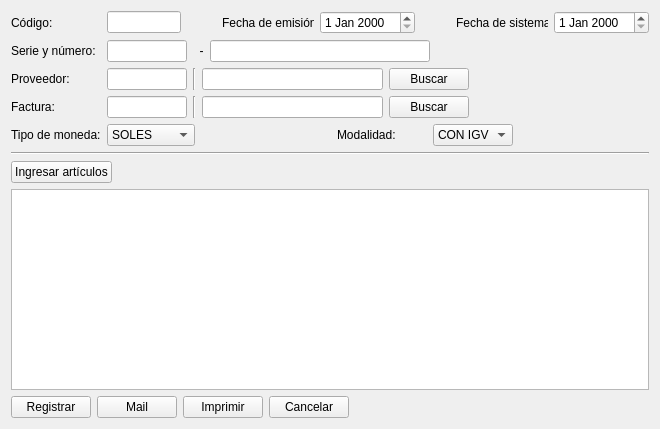
<?xml version="1.0" encoding="UTF-8"?>
<ui version="4.0">
 <class>ui_new_compra_guia_rr</class>
 <widget class="QWidget" name="ui_new_compra_guia_rr">
  <property name="geometry">
   <rect>
    <x>0</x>
    <y>0</y>
    <width>660</width>
    <height>429</height>
   </rect>
  </property>
  <property name="windowTitle">
   <string>Form</string>
  </property>
  <layout class="QGridLayout" name="gridLayout">
   <item row="0" column="0">
    <layout class="QVBoxLayout" name="verticalLayout">
     <item>
      <layout class="QHBoxLayout" name="horizontalLayout">
       <item>
        <widget class="QLabel" name="label_codigo">
         <property name="minimumSize">
          <size>
           <width>90</width>
           <height>0</height>
          </size>
         </property>
         <property name="text">
          <string>Código:</string>
         </property>
        </widget>
       </item>
       <item>
        <widget class="QLineEdit" name="lineEdit_codigo">
         <property name="maximumSize">
          <size>
           <width>80</width>
           <height>16777215</height>
          </size>
         </property>
         <property name="readOnly">
          <bool>true</bool>
         </property>
        </widget>
       </item>
       <item>
        <spacer name="horizontalSpacer_2">
         <property name="orientation">
          <enum>Qt::Horizontal</enum>
         </property>
         <property name="sizeHint" stdset="0">
          <size>
           <width>40</width>
           <height>20</height>
          </size>
         </property>
        </spacer>
       </item>
       <item>
        <widget class="QLabel" name="label_fecha_emision">
         <property name="minimumSize">
          <size>
           <width>90</width>
           <height>0</height>
          </size>
         </property>
         <property name="text">
          <string>Fecha de emisión:</string>
         </property>
        </widget>
       </item>
       <item>
        <widget class="QDateEdit" name="dateEdit_emision"/>
       </item>
       <item>
        <spacer name="horizontalSpacer">
         <property name="orientation">
          <enum>Qt::Horizontal</enum>
         </property>
         <property name="sizeHint" stdset="0">
          <size>
           <width>40</width>
           <height>20</height>
          </size>
         </property>
        </spacer>
       </item>
       <item>
        <widget class="QLabel" name="label_fecha_sistema">
         <property name="minimumSize">
          <size>
           <width>90</width>
           <height>0</height>
          </size>
         </property>
         <property name="text">
          <string>Fecha de sistema:</string>
         </property>
        </widget>
       </item>
       <item>
        <widget class="QDateEdit" name="dateEdit_sistema"/>
       </item>
      </layout>
     </item>
     <item>
      <layout class="QHBoxLayout" name="horizontalLayout_2">
       <item>
        <widget class="QLabel" name="label_serie_numero">
         <property name="minimumSize">
          <size>
           <width>90</width>
           <height>0</height>
          </size>
         </property>
         <property name="text">
          <string>Serie y número:</string>
         </property>
        </widget>
       </item>
       <item>
        <widget class="QLineEdit" name="lineEdit_serie">
         <property name="maximumSize">
          <size>
           <width>80</width>
           <height>16777215</height>
          </size>
         </property>
        </widget>
       </item>
       <item>
        <widget class="QLabel" name="label_menos">
         <property name="text">
          <string>  -</string>
         </property>
        </widget>
       </item>
       <item>
        <widget class="QLineEdit" name="lineEdit_numero"/>
       </item>
       <item>
        <spacer name="horizontalSpacer_3">
         <property name="orientation">
          <enum>Qt::Horizontal</enum>
         </property>
         <property name="sizeHint" stdset="0">
          <size>
           <width>40</width>
           <height>20</height>
          </size>
         </property>
        </spacer>
       </item>
      </layout>
     </item>
     <item>
      <layout class="QHBoxLayout" name="horizontalLayout_3">
       <item>
        <widget class="QLabel" name="label_proveedor">
         <property name="minimumSize">
          <size>
           <width>90</width>
           <height>0</height>
          </size>
         </property>
         <property name="text">
          <string>Proveedor:</string>
         </property>
        </widget>
       </item>
       <item>
        <widget class="QLineEdit" name="lineEdit_codigoProveedor">
         <property name="maximumSize">
          <size>
           <width>80</width>
           <height>16777215</height>
          </size>
         </property>
         <property name="readOnly">
          <bool>true</bool>
         </property>
        </widget>
       </item>
       <item>
        <widget class="Line" name="line_2">
         <property name="orientation">
          <enum>Qt::Vertical</enum>
         </property>
        </widget>
       </item>
       <item>
        <widget class="QLineEdit" name="lineEdit_nombreProveedor"/>
       </item>
       <item>
        <widget class="QPushButton" name="pushButton_buscarProveedor">
         <property name="text">
          <string>Buscar</string>
         </property>
        </widget>
       </item>
       <item>
        <spacer name="horizontalSpacer_4">
         <property name="orientation">
          <enum>Qt::Horizontal</enum>
         </property>
         <property name="sizeHint" stdset="0">
          <size>
           <width>40</width>
           <height>20</height>
          </size>
         </property>
        </spacer>
       </item>
      </layout>
     </item>
     <item>
      <layout class="QHBoxLayout" name="horizontalLayout_4">
       <item>
        <widget class="QLabel" name="label_factura">
         <property name="minimumSize">
          <size>
           <width>90</width>
           <height>0</height>
          </size>
         </property>
         <property name="text">
          <string>Factura:</string>
         </property>
        </widget>
       </item>
       <item>
        <widget class="QLineEdit" name="lineEdit_codigoFactura">
         <property name="maximumSize">
          <size>
           <width>80</width>
           <height>16777215</height>
          </size>
         </property>
         <property name="readOnly">
          <bool>true</bool>
         </property>
        </widget>
       </item>
       <item>
        <widget class="Line" name="line_3">
         <property name="orientation">
          <enum>Qt::Vertical</enum>
         </property>
        </widget>
       </item>
       <item>
        <widget class="QLineEdit" name="lineEdit_codigoFactura_2"/>
       </item>
       <item>
        <widget class="QPushButton" name="pushButton_buscarFactura">
         <property name="text">
          <string>Buscar</string>
         </property>
        </widget>
       </item>
       <item>
        <spacer name="horizontalSpacer_5">
         <property name="orientation">
          <enum>Qt::Horizontal</enum>
         </property>
         <property name="sizeHint" stdset="0">
          <size>
           <width>40</width>
           <height>20</height>
          </size>
         </property>
        </spacer>
       </item>
      </layout>
     </item>
     <item>
      <layout class="QHBoxLayout" name="horizontalLayout_5">
       <item>
        <widget class="QLabel" name="label_tipo_moneda">
         <property name="minimumSize">
          <size>
           <width>90</width>
           <height>0</height>
          </size>
         </property>
         <property name="text">
          <string>Tipo de moneda:</string>
         </property>
        </widget>
       </item>
       <item>
        <widget class="QComboBox" name="comboBox_moneda">
         <item>
          <property name="text">
           <string>SOLES</string>
          </property>
         </item>
         <item>
          <property name="text">
           <string>DOLARES</string>
          </property>
         </item>
        </widget>
       </item>
       <item>
        <spacer name="horizontalSpacer_9">
         <property name="orientation">
          <enum>Qt::Horizontal</enum>
         </property>
         <property name="sizeHint" stdset="0">
          <size>
           <width>40</width>
           <height>20</height>
          </size>
         </property>
        </spacer>
       </item>
       <item>
        <widget class="QLabel" name="label_modalidad">
         <property name="minimumSize">
          <size>
           <width>90</width>
           <height>0</height>
          </size>
         </property>
         <property name="text">
          <string>Modalidad:</string>
         </property>
        </widget>
       </item>
       <item>
        <widget class="QComboBox" name="comboBox_modalidad">
         <item>
          <property name="text">
           <string>CON IGV</string>
          </property>
         </item>
         <item>
          <property name="text">
           <string>SIN IGV</string>
          </property>
         </item>
        </widget>
       </item>
       <item>
        <spacer name="horizontalSpacer_6">
         <property name="orientation">
          <enum>Qt::Horizontal</enum>
         </property>
         <property name="sizeHint" stdset="0">
          <size>
           <width>40</width>
           <height>20</height>
          </size>
         </property>
        </spacer>
       </item>
      </layout>
     </item>
     <item>
      <widget class="Line" name="line">
       <property name="orientation">
        <enum>Qt::Horizontal</enum>
       </property>
      </widget>
     </item>
     <item>
      <layout class="QHBoxLayout" name="horizontalLayout_6">
       <item>
        <widget class="QPushButton" name="pushButton_ingresarArticulos">
         <property name="text">
          <string>Ingresar artículos</string>
         </property>
        </widget>
       </item>
       <item>
        <spacer name="horizontalSpacer_7">
         <property name="orientation">
          <enum>Qt::Horizontal</enum>
         </property>
         <property name="sizeHint" stdset="0">
          <size>
           <width>40</width>
           <height>20</height>
          </size>
         </property>
        </spacer>
       </item>
      </layout>
     </item>
     <item>
      <widget class="QTableView" name="tableView_articulos"/>
     </item>
     <item>
      <layout class="QHBoxLayout" name="horizontalLayout_7">
       <item>
        <widget class="QPushButton" name="pushButton_registrar">
         <property name="text">
          <string>Registrar</string>
         </property>
        </widget>
       </item>
       <item>
        <widget class="QPushButton" name="pushButton_mail">
         <property name="text">
          <string>Mail</string>
         </property>
        </widget>
       </item>
       <item>
        <widget class="QPushButton" name="pushButton_imprimir">
         <property name="text">
          <string>Imprimir</string>
         </property>
        </widget>
       </item>
       <item>
        <widget class="QPushButton" name="pushButton_cancelar">
         <property name="text">
          <string>Cancelar</string>
         </property>
        </widget>
       </item>
       <item>
        <spacer name="horizontalSpacer_8">
         <property name="orientation">
          <enum>Qt::Horizontal</enum>
         </property>
         <property name="sizeHint" stdset="0">
          <size>
           <width>40</width>
           <height>20</height>
          </size>
         </property>
        </spacer>
       </item>
      </layout>
     </item>
    </layout>
   </item>
  </layout>
 </widget>
 <resources/>
 <connections/>
</ui>
